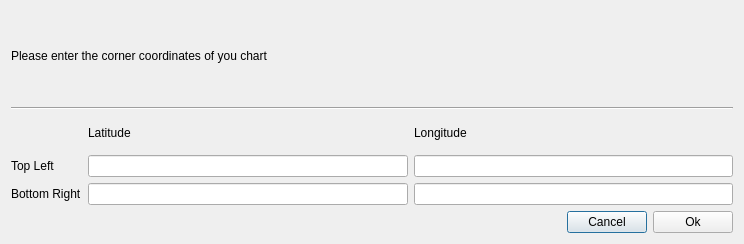
<?xml version="1.0" encoding="UTF-8"?>
<ui version="4.0">
 <class>corner_coors_dialog</class>
 <widget class="QDialog" name="corner_coors_dialog">
  <property name="geometry">
   <rect>
    <x>0</x>
    <y>0</y>
    <width>744</width>
    <height>244</height>
   </rect>
  </property>
  <property name="sizePolicy">
   <sizepolicy hsizetype="Fixed" vsizetype="Fixed">
    <horstretch>0</horstretch>
    <verstretch>0</verstretch>
   </sizepolicy>
  </property>
  <property name="minimumSize">
   <size>
    <width>744</width>
    <height>244</height>
   </size>
  </property>
  <property name="windowTitle">
   <string>Enter Corner Coordinates</string>
  </property>
  <layout class="QVBoxLayout" name="verticalLayout">
   <item>
    <widget class="QLabel" name="title_label">
     <property name="text">
      <string>Please enter the corner coordinates of you chart</string>
     </property>
    </widget>
   </item>
   <item>
    <widget class="Line" name="title_seperator_line">
     <property name="orientation">
      <enum>Qt::Horizontal</enum>
     </property>
    </widget>
   </item>
   <item>
    <layout class="QGridLayout" name="input_grid">
     <item row="0" column="2">
      <widget class="QLabel" name="lon_label">
       <property name="text">
        <string>Longitude</string>
       </property>
      </widget>
     </item>
     <item row="1" column="0">
      <widget class="QLabel" name="top_left_label">
       <property name="text">
        <string>Top Left</string>
       </property>
      </widget>
     </item>
     <item row="2" column="1">
      <widget class="QLineEdit" name="btm_right_lat_input"/>
     </item>
     <item row="2" column="2">
      <widget class="QLineEdit" name="btm_right_lon_input"/>
     </item>
     <item row="0" column="1">
      <widget class="QLabel" name="lat_label">
       <property name="text">
        <string>Latitude</string>
       </property>
      </widget>
     </item>
     <item row="1" column="1">
      <widget class="QLineEdit" name="top_left_lat_input"/>
     </item>
     <item row="1" column="2">
      <widget class="QLineEdit" name="top_left_lon_input"/>
     </item>
     <item row="2" column="0">
      <widget class="QLabel" name="btm_right_label">
       <property name="text">
        <string>Bottom Right</string>
       </property>
      </widget>
     </item>
    </layout>
   </item>
   <item>
    <layout class="QHBoxLayout" name="horizontalLayout">
     <item>
      <spacer name="cancelok_spcr">
       <property name="orientation">
        <enum>Qt::Horizontal</enum>
       </property>
       <property name="sizeHint" stdset="0">
        <size>
         <width>40</width>
         <height>20</height>
        </size>
       </property>
      </spacer>
     </item>
     <item>
      <widget class="QPushButton" name="cancel_btn">
       <property name="text">
        <string>Cancel</string>
       </property>
      </widget>
     </item>
     <item>
      <widget class="QPushButton" name="ok_btn">
       <property name="text">
        <string>Ok</string>
       </property>
      </widget>
     </item>
    </layout>
   </item>
  </layout>
 </widget>
 <resources/>
 <connections/>
</ui>
